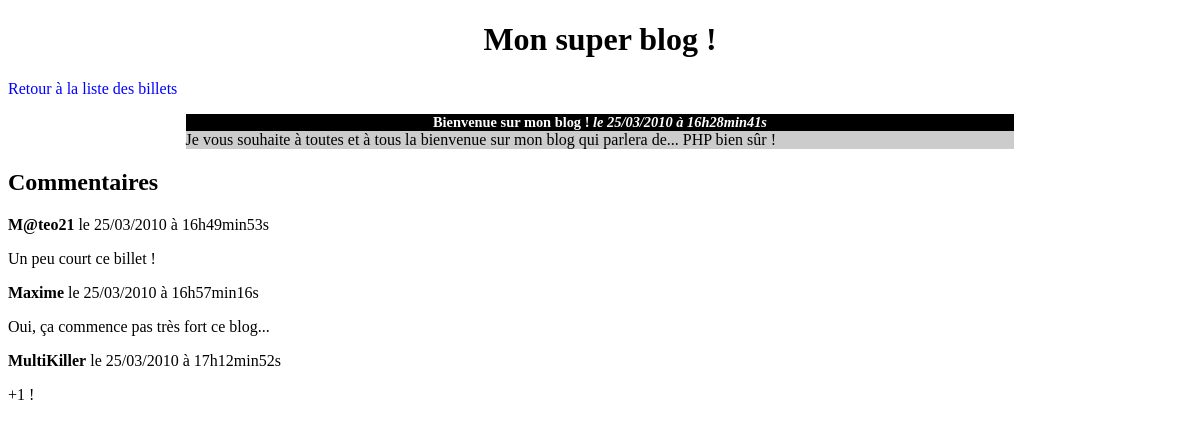
The page /commentaires.php?billet=1 on the database its author committed.
### tables this page shows
CREATE TABLE IF NOT EXISTS `billets` (
  `id` int(11) NOT NULL AUTO_INCREMENT,
  `titre` varchar(255) NOT NULL,
  `contenu` text NOT NULL,
  `date_creation` datetime NOT NULL,
  PRIMARY KEY (`id`)
);

CREATE TABLE IF NOT EXISTS `commentaires` (
  `id` int(11) NOT NULL AUTO_INCREMENT,
  `id_billet` int(11) NOT NULL,
  `auteur` varchar(255) NOT NULL,
  `commentaire` text NOT NULL,
  `date_commentaire` datetime NOT NULL,
  PRIMARY KEY (`id`)
);

### commentaires.php (the view, shortened to what this page needs)
<!DOCTYPE html>
<html>
    <head>
	<link href="style.css" rel="stylesheet" />
    </head>
    <body>
        <h1>Mon super blog !</h1>
        <p><a href="index.php">Retour à la liste des billets</a></p>
<?php
try
{
	$bdd = new PDO('mysql:host=localhost;dbname=miniblog;charset=utf8', 'username', 'password');
}
catch(Exception $e)
{
        die('Erreur : '.$e->getMessage());
}
$req = $bdd->prepare('SELECT id, titre, contenu, DATE_FORMAT(date_creation, \'%d/%m/%Y à %Hh%imin%ss\') AS date_creation_fr FROM billets WHERE id = ?');
$req->execute(array($_GET['billet']));
$donnees = $req->fetch();
?>
<div class="news">
    <h3>
        <?php echo htmlspecialchars($donnees['titre']); ?>
        <em>le <?php echo $donnees['date_creation_fr']; ?></em>
    </h3>
    <p>
    <?php
    echo nl2br(htmlspecialchars($donnees['contenu']));
    ?>
    </p>
</div>
<h2>Commentaires</h2>
<?php
$req = $bdd->prepare('SELECT auteur, commentaire, DATE_FORMAT(date_commentaire, \'%d/%m/%Y à %Hh%imin%ss\') AS date_commentaire_fr FROM commentaires WHERE id_billet = ? ORDER BY date_commentaire');
$req->execute(array($_GET['billet']));
while ($donnees = $req->fetch())
{
?>
<p><strong><?php echo htmlspecialchars($donnees['auteur']); ?></strong> le <?php echo $donnees['date_commentaire_fr']; ?></p>
<p><?php echo nl2br(htmlspecialchars($donnees['commentaire'])); ?></p>
<?php
}
?>
</body>
</html>

### style.css (style rules this page uses)
h1, h3 { text-align:center; }
h3 { background-color:black; color:white; font-size:0.9em; margin-bottom:0px; }
.news p { background-color:#CCCCCC; margin-top:0px; }
.news { width:70%; margin:auto; }
a { text-decoration: none; color: blue; }

### rows shown on the page
billets: titre "Bienvenue sur mon blog !", contenu "Je vous souhaite à toutes et à tous la bienvenue sur mon blog qui parlera de... PHP bien sûr !"
commentaires: auteur "M@teo21", date_commentaire_fr "25/03/2010 à 16h49min53s", commentaire "Un peu court ce billet !"
commentaires: auteur "Maxime", date_commentaire_fr "25/03/2010 à 16h57min16s", commentaire "Oui, ça commence pas très fort ce blog..."
commentaires: auteur "MultiKiller", date_commentaire_fr "25/03/2010 à 17h12min52s", commentaire "+1 !"

### other values the page prints
$donnees['date_creation_fr'] "25/03/2010 à 16h28min41s"
